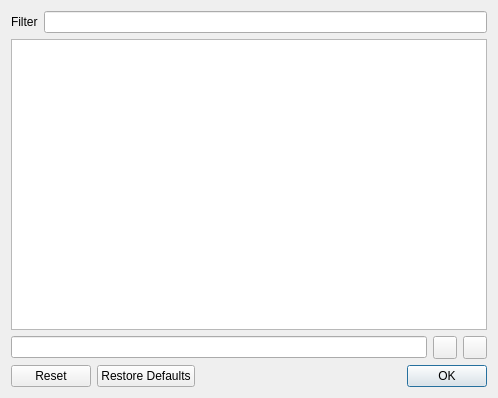
<?xml version="1.0" encoding="UTF-8"?>
<ui version="4.0">
 <class>pActionsShortcutEditor</class>
 <widget class="QDialog" name="pActionsShortcutEditor">
  <property name="geometry">
   <rect>
    <x>0</x>
    <y>0</y>
    <width>498</width>
    <height>398</height>
   </rect>
  </property>
  <property name="windowTitle">
   <string>Shortcut Editor</string>
  </property>
  <layout class="QVBoxLayout" name="verticalLayout">
   <item>
    <layout class="QHBoxLayout" name="horizontalLayout_2">
     <item>
      <widget class="QLabel" name="lFilter">
       <property name="text">
        <string>Filter</string>
       </property>
      </widget>
     </item>
     <item>
      <widget class="pLineEdit" name="leFilter"/>
     </item>
    </layout>
   </item>
   <item>
    <widget class="QTreeView" name="tvActions">
     <property name="editTriggers">
      <set>QAbstractItemView::NoEditTriggers</set>
     </property>
     <property name="alternatingRowColors">
      <bool>true</bool>
     </property>
     <property name="verticalScrollMode">
      <enum>QAbstractItemView::ScrollPerPixel</enum>
     </property>
     <property name="uniformRowHeights">
      <bool>true</bool>
     </property>
     <property name="allColumnsShowFocus">
      <bool>true</bool>
     </property>
     <attribute name="headerStretchLastSection">
      <bool>false</bool>
     </attribute>
    </widget>
   </item>
   <item>
    <layout class="QHBoxLayout" name="horizontalLayout">
     <item>
      <widget class="pKeySequenceEdit" name="kseShortcut"/>
     </item>
     <item>
      <widget class="QToolButton" name="tbSet">
       <property name="toolTip">
        <string>Validate the shortcut</string>
       </property>
       <property name="icon">
        <iconset>
         <normaloff>:/fresh/icons/apply.png</normaloff>:/fresh/icons/apply.png</iconset>
       </property>
      </widget>
     </item>
     <item>
      <widget class="QToolButton" name="tbClear">
       <property name="toolTip">
        <string>Clear the shortcut</string>
       </property>
       <property name="icon">
        <iconset>
         <normaloff>:/fresh/icons/editclear.png</normaloff>:/fresh/icons/editclear.png</iconset>
       </property>
      </widget>
     </item>
    </layout>
   </item>
   <item>
    <widget class="QDialogButtonBox" name="dbbButtons">
     <property name="standardButtons">
      <set>QDialogButtonBox::Ok|QDialogButtonBox::Reset|QDialogButtonBox::RestoreDefaults</set>
     </property>
    </widget>
   </item>
  </layout>
 </widget>
 <customwidgets>
  <customwidget>
   <class>pKeySequenceEdit</class>
   <extends>QLineEdit</extends>
   <header>mks/fresh/pKeySequenceEdit.h</header>
  </customwidget>
  <customwidget>
   <class>pLineEdit</class>
   <extends>QLineEdit</extends>
   <header>mks/fresh/pLineEdit.h</header>
  </customwidget>
 </customwidgets>
 <resources>
  <include location="../fresh/resources/fresh.qrc"/>
 </resources>
 <connections/>
</ui>
